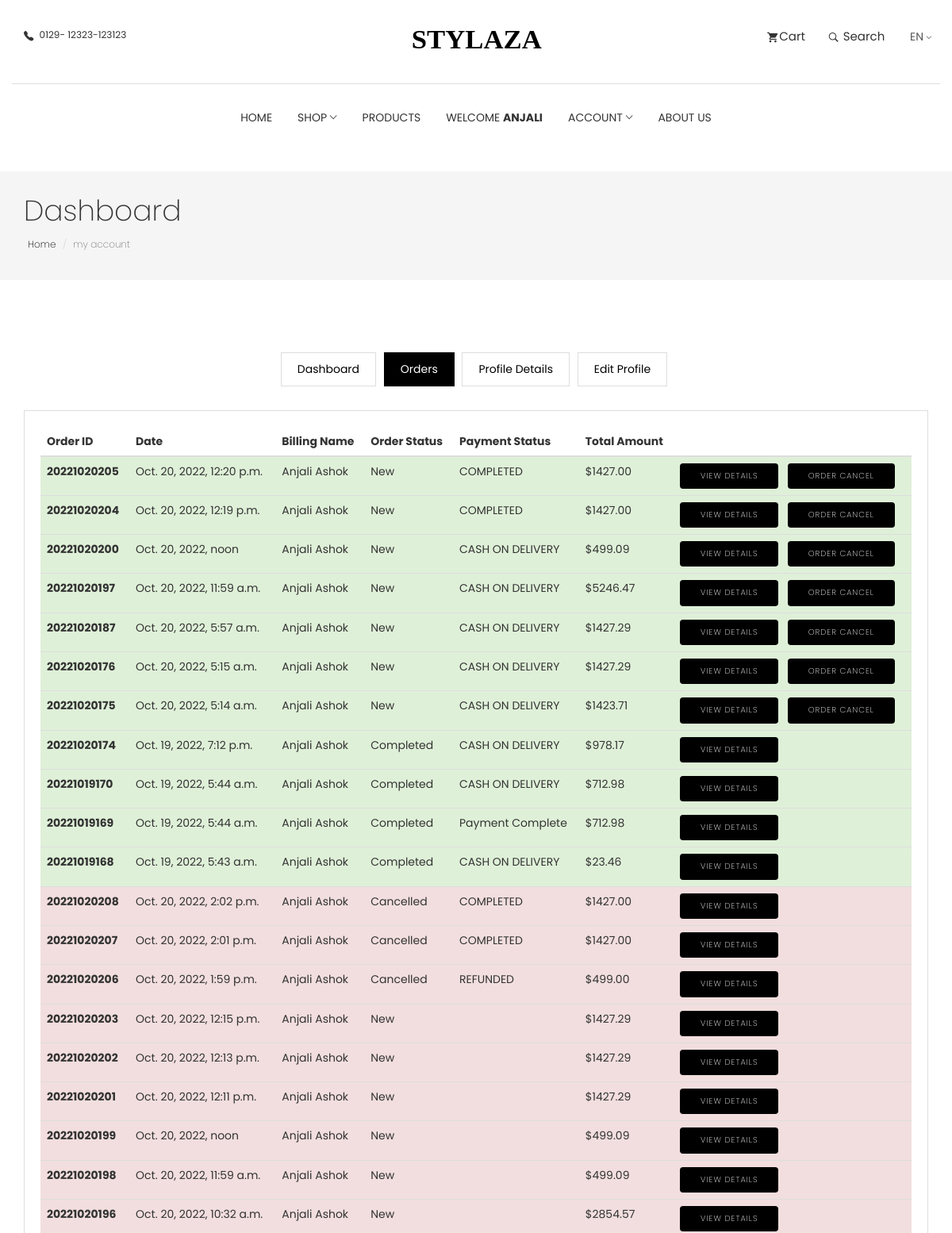
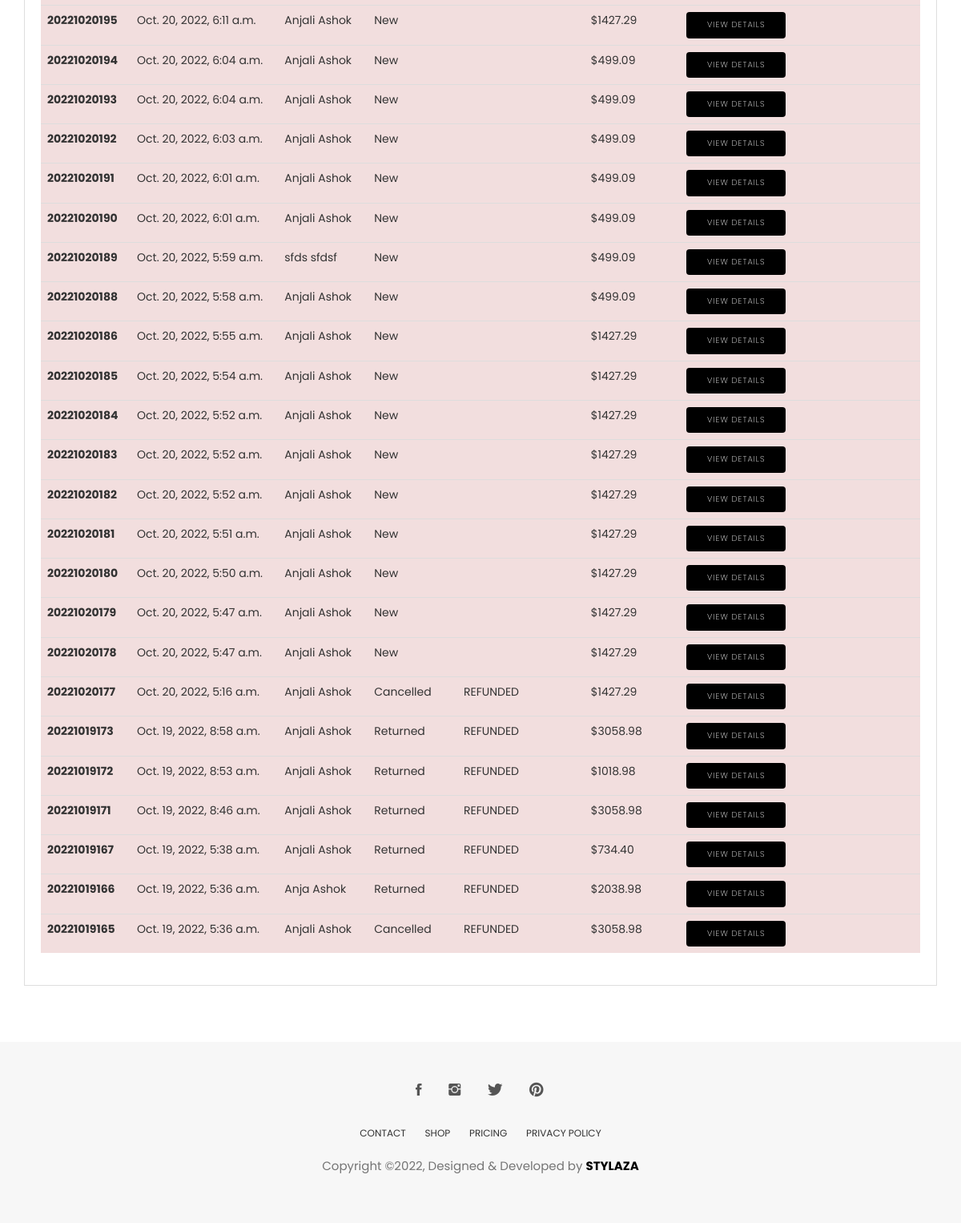
The app's page /my-orders/ (signed in) with its own data (2 pictures, top to bottom).
### account/models.py (models this page shows, shortened)
class Account(AbstractBaseUser):
    first_name = models.CharField(max_length=50)
    last_name = models.CharField(max_length=50)
    username = models.CharField(max_length=50, unique=True)
    email = models.CharField(max_length=50, unique=True)
    phone_number = models.CharField(max_length=50)
    date_joined = models.DateTimeField(auto_now_add=True)
    last_login = models.DateTimeField(auto_now_add=True)
    is_admin = models.BooleanField(default=False)
    is_staff = models.BooleanField(default=False)
    is_active = models.BooleanField(default=False)
    is_superadmin = models.BooleanField(default=False)
    is_blocked = models.BooleanField(default=False)
    USERNAME_FIELD = "email"
    REQUIRED_FIELDS = ["username", "first_name", "last_name"]
    objects = MyAccountManager()

### web/models.py (models this page shows, shortened)
class Order(models.Model):
    STATUS = (
        ("New", "New"),
        ("Accepted", "Accepted"),
        ("Completed", "Completed"),
        ("Shipped", "Shipped"),
        ("Returned", "Returned"),
        ("Waiting for return", "Waiting for return"),
        ("Delivered", "Delivered"),
        ("Cancelled", "Cancelled"),
    )
    user = models.ForeignKey(Account, on_delete=models.SET_NULL, null=True)
    payment = models.ForeignKey(
        Payment, on_delete=models.SET_NULL, blank=True, null=True
    )
    order_number = models.CharField(max_length=20)
    first_name = models.CharField(max_length=50)
    last_name = models.CharField(max_length=50)
    phone = models.CharField(max_length=15)
    email = models.EmailField(max_length=50)
    address_line_1 = models.CharField(max_length=50)
    address_line_2 = models.CharField(max_length=50, blank=True)
    country = models.CharField(max_length=50)
    state = models.CharField(max_length=50)
    city = models.CharField(max_length=50)
    order_note = models.CharField(max_length=100, blank=True)
    order_total = models.FloatField()
    tax = models.FloatField()
    status = models.CharField(max_length=20, choices=STATUS, default="New")
    ip = models.CharField(blank=True, max_length=20)
    is_ordered = models.BooleanField(default=False)
    return_status = models.BooleanField(default=False)
    created_at = models.DateTimeField(auto_now_add=True)
    updated_at = models.DateTimeField(auto_now=True)
    def full_name(self):
        return f"{self.first_name} {self.last_name}"

class Payment(models.Model):
    user = models.ForeignKey(Account, on_delete=models.CASCADE)
    payment_id = models.CharField(max_length=100, blank=True)
    payment_method = models.CharField(max_length=100)
    amount_paid = models.CharField(max_length=100)
    status = models.CharField(max_length=100)
    created_at = models.DateTimeField(auto_now_add=True)

### web/views.py (the view)
# urls.py: path("my-orders/", views.my_orders, name="my-orders"),
@login_required(login_url="login")
def my_orders(request):
    if request.user.is_authenticated:
        orders = Order.objects.filter(user=request.user, is_ordered=True).order_by(
            "-created_at"
        )
        cancelled_orders = Order.objects.filter(
            user=request.user, is_ordered=False
        ).order_by("-created_at")
        context = {
            "orders": orders,
            "cancelled_orders": cancelled_orders,
        }
        return render(request, "stylaza/order.html", context)
    else:
        return redirect("login")

### product/context_processors.py (called while the page is built)
def menu_links(request):
    links = Category.objects.all()
    return dict(links=links)

def menu_links_brand(request):
    link = Brand.objects.all()
    return dict(link=link)

### templates/stylaza/order.html (shortened to what this page needs)
{% load static %}
{% load mathfilters %}
<!DOCTYPE html>
<html lang="en">
<head>
	<link rel="stylesheet" href="//maxcdn.bootstrapcdn.com/font-awesome/4.3.0/css/font-awesome.min.css">
  <link rel="stylesheet" href="{% static 'stylaza/plugins/themefisher-font/style.css' %}">
  <link rel="stylesheet" href="{% static 'stylaza/plugins/bootstrap/css/bootstrap.min.css' %}">
  <link rel="stylesheet" href="{% static 'stylaza/plugins/animate/animate.css' %}">
  <link rel="stylesheet" href="{% static 'stylaza/plugins/slick/slick.css' %}">
  <link rel="stylesheet" href="{% static 'stylaza/plugins/slick/slick-theme.css' %}">
  <link rel="stylesheet" href="{% static 'stylaza/css/style.css' %}">
</head>
<body id="body">
<section class="top-header">
	<div class="container">
		<div class="row">
			<div class="col-md-4 col-xs-12 col-sm-4">
				<div class="contact-number">
					<i class="tf-ion-ios-telephone"></i>
					<span>0129- 12323-123123</span>
				</div>
			</div>
			<div class="col-md-4 col-xs-12 col-sm-4">
				<div class="logo text-center">
						<svg width="165px" height="29px" viewBox="0 0 190 29" version="1.1" xmlns="http://www.w3.org/2000/svg"
							xmlns:xlink="http://www.w3.org/1999/xlink">
							<g id="Page-1" stroke="none" stroke-width="1" fill="none" fill-rule="evenodd" font-size="40"
								font-family="AustinBold, Austin" font-weight="bold">
								<g id="Group" transform="translate(-108.000000, -297.000000)" fill="#000000">
									<text id="AVIATO">
										<tspan x="108.94" y="325">STYLAZA</tspan>
									</text>
								</g>
							</g>
						</svg>
				</div>
			</div>
			<div class="col-md-4 col-xs-12 col-sm-4">
				<ul class="top-menu text-right list-inline">
					<li class="dropdown cart-nav dropdown-slide">
						<a href="{% url 'cart' %}" class="dropdown-toggle" ><i
								class="tf-ion-android-cart"></i>Cart</a>
					</li>
					<li class="dropdown search dropdown-slide">
						<a class="dropdown-toggle" data-toggle="dropdown" data-hover="dropdown"><i
								class="tf-ion-ios-search-strong"></i> Search</a>
					</li>
					<li class="commonSelect">
						<select class="form-control">
							<option>EN</option>
						</select>
					</li>
				</ul>
			</div>
		</div>
	</div>
</section>
<section class="menu">
	<nav class="navbar navigation">
		<div class="container">
			<div id="navbar" class="navbar-collapse collapse text-center">
				<ul class="nav navbar-nav">
					<li class="dropdown ">
						<a href="{% url 'home' %}">Home</a>
					</li>
					<li class="dropdown dropdown-slide">
						<a href="#!" class="dropdown-toggle" data-toggle="dropdown" data-hover="dropdown" data-delay="350"
							role="button" aria-haspopup="true" aria-expanded="false">Shop <span
								class="tf-ion-ios-arrow-down"></span></a>
					</li>
					<li class="dropdown dropdown-slide">
						<a href="{% url 'shop' %}"  data-hover="dropdown" data-delay="350"
							role="button" aria-haspopup="true" aria-expanded="false">Products
						</a>
					</li>
					{% if user.is_authenticated %}
					<li class="dropdown dropdown-slide">
						<a href="{% url 'profile-details' %}"  data-hover="dropdown" aria-haspopup="true" aria-expanded="false">WELCOME <b>{{user.username}}</b>
						</a>
					</li>
					{% endif %}
					<li class="dropdown  dropdown-slide">
												<a href="#!" class="dropdown-toggle" data-toggle="dropdown" data-hover="dropdown" data-delay="350"
														role="button" aria-haspopup="true" aria-expanded="false">Account <span
															class="tf-ion-ios-arrow-down"></span></a>
											</li>
					<li class="dropdown dropdown-slide">
						<a href="{% url 'about' %}"  data-hover="dropdown" aria-haspopup="true" aria-expanded="false">About Us
						</a>
					</li>
				</ul>
			</div>
		</div>
	</nav>
</section>
<section class="page-header">
	<div class="container">
		<div class="row">
			<div class="col-md-12">
				<div class="content">
					<h1 class="page-name">Dashboard</h1>
					<ol class="breadcrumb">
						<li><a href="{% url 'home' %}">Home</a></li>
						<li class="active">my account</li>
					</ol>
				</div>
			</div>
		</div>
	</div>
</section>
<div class="container">
	<div class=" d-flex justify-space-around col-md-11">
</div>
</div>
<section class="user-dashboard page-wrapper">
	<div class="container">
		<div class="row">
			<div class="col-md-12">
				<ul class="list-inline dashboard-menu text-center">
					<li><a  href="{% url 'dashboard' %}">Dashboard</a></li>
					<li><a class="active" href="{% url 'my-orders' %}">Orders</a></li>
					<li><a href="{% url 'profile-details' %}">Profile Details</a></li>
					<li><a  href="{% url 'edit-profile' %}">Edit Profile</a></li>
				</ul>
				<div class="dashboard-wrapper user-dashboard">
					<div class="table-responsive ">
						<table class="table">
							<thead>
								<tr>
									<th>Order ID</th>
									<th>Date</th>
									<th>Billing Name</th>
									<th> Order Status</th>
									<th> Payment Status</th>
									<th>Total Amount</th>
									<th>  </th>
								</tr>
							</thead>
							<tbody>
							{% for order in orders %}
								<tr class="bg-success">
									 <th scope="row">{{order.order_number}}</th>
									 <td>{{order.created_at}}</td>
									 <td>{{order.full_name}}</td>
									<td>{{order.status}}</td>
									<td>{{order.payment.status}}</td>
									<td>${{order.order_total|floatformat:2 }}</td>
									 {% if order.status == "Delivered" %}
											<td><a class="btn btn-main btn-small btn-round" style="text-decoration:none;" href="{% url 'order-detail' order.order_number %}">View Details </a>&nbsp;&nbsp;<a class="btn btn-main btn-small btn-round" href="{% url 'order-return' order.order_number %}" style="text-decoration:none; ">Return Order</a></td>
									 {% elif order.status == "Returned" %}
										<td><a class="btn btn-main btn-small btn-round" href="{% url 'order-detail' order.order_number %}" style="text-decoration:none;">View Details</a></td>
									 {% elif order.status == "Completed" %}
										<td><a class="btn btn-main btn-small btn-round" href="{% url 'order-detail' order.order_number %}" style="text-decoration:none;">View Details</a></td>
									 {% else %}
										<td><a class="btn btn-main btn-small btn-round" style="text-decoration:none;" href="{% url 'order-detail' order.order_number %}">View Details </a>&nbsp;&nbsp;
										<button class="btn btn-main btn-small btn-round" data-toggle="modal" data-target="#exampleModal">Order Cancel</button>
									</td>
									 {% endif %}
								</tr>
							{% endfor %}
							{% for cancelled_order in cancelled_orders %}
								<tr class="bg-danger">
									 <th scope="row">{{cancelled_order.order_number}}</th>
									 <td>{{cancelled_order.created_at}}</td>
									 <td>{{cancelled_order.full_name}}</td>
									<td>{{cancelled_order.status}}</td>
									<td>{{cancelled_order.payment.status}}</td>
									<td>${{cancelled_order.order_total|floatformat:2 }}</td>
									<td><a class="btn btn-main btn-small btn-round" href="{% url 'order-detail' cancelled_order.order_number %}" style="text-decoration:none;">View Details</a></td>
								</tr>
							{% endfor %}
							</tbody>
						</table>
					</div>
				</div>
			</div>
		</div>
	</div>
</section>
<footer class="footer section text-center">
	<div class="container">
		<div class="row">
			<div class="col-md-12">
				<ul class="social-media">
					<li>
						<a href="https://www.facebook.com/">
							<i class="tf-ion-social-facebook"></i>
						</a>
					</li>
					<li>
						<a href="https://www.instagram.com/">
							<i class="tf-ion-social-instagram"></i>
						</a>
					</li>
					<li>
						<a href="https://www.twitter.com/">
							<i class="tf-ion-social-twitter"></i>
						</a>
					</li>
					<li>
						<a href="https://www.pinterest.com/">
							<i class="tf-ion-social-pinterest"></i>
						</a>
					</li>
				</ul>
				<ul class="footer-menu text-uppercase">
					<li>
						<a href="{% url 'contact' %}">CONTACT</a>
					</li>
					<li>
						<a href="{% url 'home' %}">SHOP</a>
					</li>
					<li>
						<a href="">PRICING</a>
					</li>
					<li>
						<a href="">PRIVACY POLICY</a>
					</li>
				</ul>
				<p class="copyright-text">Copyright &copy;2022, Designed &amp; Developed by <b style="color:black;">STYLAZA</b></p>
			</div>
		</div>
	</div>
</footer>
  </body>
  </html>

### static/stylaza/css/style.css (style rules this page uses)
body { line-height: 1.5; font-family: "Poppins", sans-serif; -webkit-font-smoothing: antialiased; }
p { font-family: "Poppins", sans-serif; color: #757575; font-size: 15px; }
h1, h2, h3, h4, h5, h6 { font-family: "Poppins", sans-serif; }
h1, h2, h3, h4, h5, h6 { font-weight: 400; }
ol, ul { margin: 0; padding: 0; list-style: none; }
a, a:focus, a:hover { text-decoration: none; outline: 0; color: #000; }
.form-control { box-shadow: none; border-radius: 0; }
.btn-main, .btn-small, .btn-transparent, .btn-solid-border { background: #000; color: #fff; display: inline-block; font-size: 11px; letter-spacing: 1px; padding: 14px 35px; text-transform: uppercase; font-weight: 200; border-radius: 0; }
.btn-small { padding: 8px 25px; font-size: 10px; }
.btn-round { border-radius: 4px; }
.section { padding: 80px 0; }
.page-header { background: #f5f5f5; margin-top: 20px; border-bottom: none; padding: 30px 0; }
.page-header h1 { font-weight: 200; margin: 0 0 6px 0; }
.page-header .breadcrumb { background: transparent; padding: 5px; margin: 0; }
.page-header .breadcrumb li { font-weight: 200; font-size: 12px; }
.page-header .breadcrumb li a { color: #000; }
.page-wrapper { padding: 70px 0; }
.dropdown-slide { position: static; }
.commonSelect { margin-left: 10px; padding-right: 6px; position: relative; }
.commonSelect:before { content: "\f3d0"; font-family: "themefisher-font"; position: absolute; right: -4px; top: 4px; font-size: 10px; }
.commonSelect select { -webkit-appearance: none; -moz-appearance: none; cursor: pointer; border: none; padding: 0; height: auto; color: #555; }
.top-header .container { padding-top: 35px; padding-bottom: 35px; border-bottom: 1px solid #dedede; }
.top-header .contact-number { font-size: 12px; color: #333; }
.top-header .contact-number i { margin-right: 4px; font-size: 18px; vertical-align: middle; }
.top-header .top-menu > li > a { color: #333; font-size: 15px; padding: 0 8px; }
.top-header .top-menu > li > a i { font-size: 16px; margin-right: 2px; vertical-align: middle; }
.navigation { margin-bottom: 0; padding: 10px 0; }
.navigation .navbar-nav > li { position: static; }
.navigation .navbar-nav > li > a { color: #333; font-size: 14px; padding: 20px 15px; text-transform: uppercase; transition: 0.2s ease-in-out 0s; border: 1px solid transparent; }
.navigation .container { position: relative; }
.navigation .navbar-nav { float: none; display: inline-block; }
.dashboard-menu .active { background: #000; color: #fff; border: 1px solid #000; }
.dashboard-menu li { padding: 0; margin: 0 3px; }
.dashboard-menu li a { padding: 10px 20px; border: 1px solid #dedede; display: inline-block; }
.dashboard-wrapper { border: 1px solid #dedede; margin-top: 30px; padding: 20px; }
.footer { background: #F7F7F7; padding: 50px 0; }
.footer .footer-menu { margin-top: 30px; }
.footer .footer-menu li { display: inline-block; margin: 0 10px; }
.footer .footer-menu li a { color: #333; font-size: 12px; }
.footer .copyright-text { margin-top: 20px; }
.social-media li { display: inline-block; margin: 0 5px; }
.social-media li a { padding: 8px 10px; }
.social-media li a i { font-size: 20px; color: #555; }

### records on screen
Account: username "ANJALI"
Order: order_number "20221020205", created_at "Oct. 20, 2022, 12:20 p.m.", full_name "Anjali Ashok", status "New", payment.status "COMPLETED", order_total "1427.00"
Order: order_number "20221020204", created_at "Oct. 20, 2022, 12:19 p.m.", full_name "Anjali Ashok", status "New", payment.status "COMPLETED", order_total "1427.00"
Order: order_number "20221020200", created_at "Oct. 20, 2022, noon", full_name "Anjali Ashok", status "New", payment.status "CASH ON DELIVERY", order_total "499.09"
Order: order_number "20221020197", created_at "Oct. 20, 2022, 11:59 a.m.", full_name "Anjali Ashok", status "New", payment.status "CASH ON DELIVERY", order_total "5246.47"
Order: order_number "20221020187", created_at "Oct. 20, 2022, 5:57 a.m.", full_name "Anjali Ashok", status "New", payment.status "CASH ON DELIVERY", order_total "1427.29"
Order: order_number "20221020176", created_at "Oct. 20, 2022, 5:15 a.m.", full_name "Anjali Ashok", status "New", payment.status "CASH ON DELIVERY", order_total "1427.29"
Order: order_number "20221020175", created_at "Oct. 20, 2022, 5:14 a.m.", full_name "Anjali Ashok", status "New", payment.status "CASH ON DELIVERY", order_total "1423.71"
Order: order_number "20221020174", created_at "Oct. 19, 2022, 7:12 p.m.", full_name "Anjali Ashok", status "Completed", payment.status "CASH ON DELIVERY", order_total "978.17", shows "VIEW DETAILS"
Order: order_number "20221019170", created_at "Oct. 19, 2022, 5:44 a.m.", full_name "Anjali Ashok", status "Completed", payment.status "CASH ON DELIVERY", order_total "712.98", shows "VIEW DETAILS"
Order: order_number "20221019169", created_at "Oct. 19, 2022, 5:44 a.m.", full_name "Anjali Ashok", status "Completed", payment.status "Payment Complete", order_total "712.98", shows "VIEW DETAILS"
Order: order_number "20221019168", created_at "Oct. 19, 2022, 5:43 a.m.", full_name "Anjali Ashok", status "Completed", payment.status "CASH ON DELIVERY", order_total "23.46", shows "VIEW DETAILS"
Order: order_number "20221020208", created_at "Oct. 20, 2022, 2:02 p.m.", full_name "Anjali Ashok", status "Cancelled", payment.status "COMPLETED", order_total "1427.00"
Order: order_number "20221020207", created_at "Oct. 20, 2022, 2:01 p.m.", full_name "Anjali Ashok", status "Cancelled", payment.status "COMPLETED", order_total "1427.00"
Order: order_number "20221020206", created_at "Oct. 20, 2022, 1:59 p.m.", full_name "Anjali Ashok", status "Cancelled", payment.status "REFUNDED", order_total "499.00"
Order: order_number "20221020203", created_at "Oct. 20, 2022, 12:15 p.m.", full_name "Anjali Ashok", status "New", order_total "1427.29"
Order: order_number "20221020202", created_at "Oct. 20, 2022, 12:13 p.m.", full_name "Anjali Ashok", status "New", order_total "1427.29"
Order: order_number "20221020201", created_at "Oct. 20, 2022, 12:11 p.m.", full_name "Anjali Ashok", status "New", order_total "1427.29"
Order: order_number "20221020199", created_at "Oct. 20, 2022, noon", full_name "Anjali Ashok", status "New", order_total "499.09"
Order: order_number "20221020198", created_at "Oct. 20, 2022, 11:59 a.m.", full_name "Anjali Ashok", status "New", order_total "499.09"
Order: order_number "20221020196", created_at "Oct. 20, 2022, 10:32 a.m.", full_name "Anjali Ashok", status "New", order_total "2854.57"
Order: order_number "20221020195", created_at "Oct. 20, 2022, 6:11 a.m.", full_name "Anjali Ashok", status "New", order_total "1427.29"
Order: order_number "20221020194", created_at "Oct. 20, 2022, 6:04 a.m.", full_name "Anjali Ashok", status "New", order_total "499.09"
Order: order_number "20221020193", created_at "Oct. 20, 2022, 6:04 a.m.", full_name "Anjali Ashok", status "New", order_total "499.09"
Order: order_number "20221020192", created_at "Oct. 20, 2022, 6:03 a.m.", full_name "Anjali Ashok", status "New", order_total "499.09"
Order: order_number "20221020191", created_at "Oct. 20, 2022, 6:01 a.m.", full_name "Anjali Ashok", status "New", order_total "499.09"
Order: order_number "20221020190", created_at "Oct. 20, 2022, 6:01 a.m.", full_name "Anjali Ashok", status "New", order_total "499.09"
Order: order_number "20221020189", created_at "Oct. 20, 2022, 5:59 a.m.", full_name "sfds sfdsf", status "New", order_total "499.09"
Order: order_number "20221020188", created_at "Oct. 20, 2022, 5:58 a.m.", full_name "Anjali Ashok", status "New", order_total "499.09"
Order: order_number "20221020186", created_at "Oct. 20, 2022, 5:55 a.m.", full_name "Anjali Ashok", status "New", order_total "1427.29"
Order: order_number "20221020185", created_at "Oct. 20, 2022, 5:54 a.m.", full_name "Anjali Ashok", status "New", order_total "1427.29"
Order: order_number "20221020184", created_at "Oct. 20, 2022, 5:52 a.m.", full_name "Anjali Ashok", status "New", order_total "1427.29"
Order: order_number "20221020183", created_at "Oct. 20, 2022, 5:52 a.m.", full_name "Anjali Ashok", status "New", order_total "1427.29"
Order: order_number "20221020182", created_at "Oct. 20, 2022, 5:52 a.m.", full_name "Anjali Ashok", status "New", order_total "1427.29"
Order: order_number "20221020181", created_at "Oct. 20, 2022, 5:51 a.m.", full_name "Anjali Ashok", status "New", order_total "1427.29"
Order: order_number "20221020180", created_at "Oct. 20, 2022, 5:50 a.m.", full_name "Anjali Ashok", status "New", order_total "1427.29"
Order: order_number "20221020179", created_at "Oct. 20, 2022, 5:47 a.m.", full_name "Anjali Ashok", status "New", order_total "1427.29"
Order: order_number "20221020178", created_at "Oct. 20, 2022, 5:47 a.m.", full_name "Anjali Ashok", status "New", order_total "1427.29"
Order: order_number "20221020177", created_at "Oct. 20, 2022, 5:16 a.m.", full_name "Anjali Ashok", status "Cancelled", payment.status "REFUNDED", order_total "1427.29"
Order: order_number "20221019173", created_at "Oct. 19, 2022, 8:58 a.m.", full_name "Anjali Ashok", status "Returned", payment.status "REFUNDED", order_total "3058.98"
Order: order_number "20221019172", created_at "Oct. 19, 2022, 8:53 a.m.", full_name "Anjali Ashok", status "Returned", payment.status "REFUNDED", order_total "1018.98"
Order: order_number "20221019171", created_at "Oct. 19, 2022, 8:46 a.m.", full_name "Anjali Ashok", status "Returned", payment.status "REFUNDED", order_total "3058.98"
Order: order_number "20221019167", created_at "Oct. 19, 2022, 5:38 a.m.", full_name "Anjali Ashok", status "Returned", payment.status "REFUNDED", order_total "734.40"
Order: order_number "20221019166", created_at "Oct. 19, 2022, 5:36 a.m.", full_name "Anja Ashok", status "Returned", payment.status "REFUNDED", order_total "2038.98"
Order: order_number "20221019165", created_at "Oct. 19, 2022, 5:36 a.m.", full_name "Anjali Ashok", status "Cancelled", payment.status "REFUNDED", order_total "3058.98"
